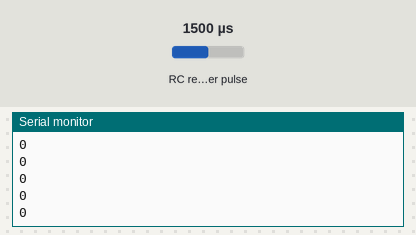
The sketch below on a simulated Arduino Uno, built with avr-gcc and run on an emulated ATmega328P. On the bench: the last lines printed to the serial monitor. Wiring (inferred from the names in the program): RC receiver channel: data pin 11. The inputs (shaded band) are chosen by the test bench; at power-on: RC receiver pulse 1500 µs.

Above: at 1.2 s.
1.3 s: RC receiver pulse (sensor on pin 11) set to 1020 µs
At 1.35 s:
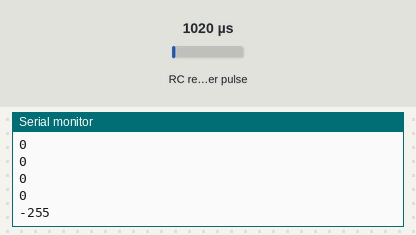
2.8 s: RC receiver pulse (sensor on pin 11) set to 1250 µs
At 2.85 s:
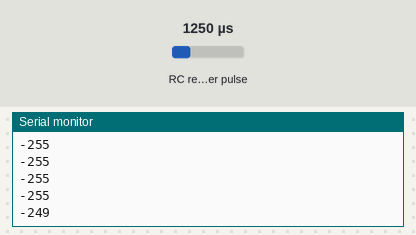
Timing chart, 0 to 5.8 s (numbered marks = the images above; inputs shaded):
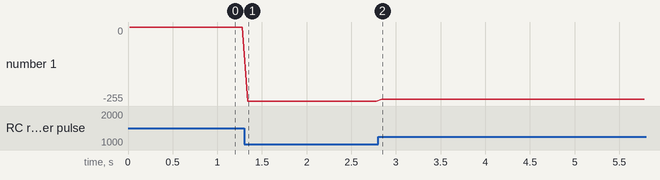

Measured:
- after the input at 1.3 s, the serial monitor: prints a new line at once (image 1)
- after the input at 2.8 s, the serial monitor: prints a new line at once (image 2)
- plotted number 1: 0 → -255 after the input at 1.3 s, -255 → -249 after the input at 2.8 s

The sketch:

test3.ino
```cpp
//We initialize the variables of the channels
const int CH_2_PIN = 11;
const int deadzone = 20;

void setup(){
  Serial.begin(9600);
}
void loop () {
  int ch_2 = pulseIn(CH_2_PIN, HIGH, 25000);
  Serial.println(pulseToPWM(ch_2));
  delay(50);
}
// Convert RC pulse value to motor PWM value
int pulseToPWM(int pulse) {

  // If we're receiving numbers, convert them to motor PWM
  if ( pulse > 1000 ) {
    pulse = map(pulse, 1000, 2000, -500, 500);
    pulse = constrain(pulse, -255, 255);
  } else {
    pulse = 0;
  }

  // Anything in deadzone should stop the motor
  if ( abs(pulse) <= deadzone ) {
    pulse = 0;
  }

  return pulse;
}
```
